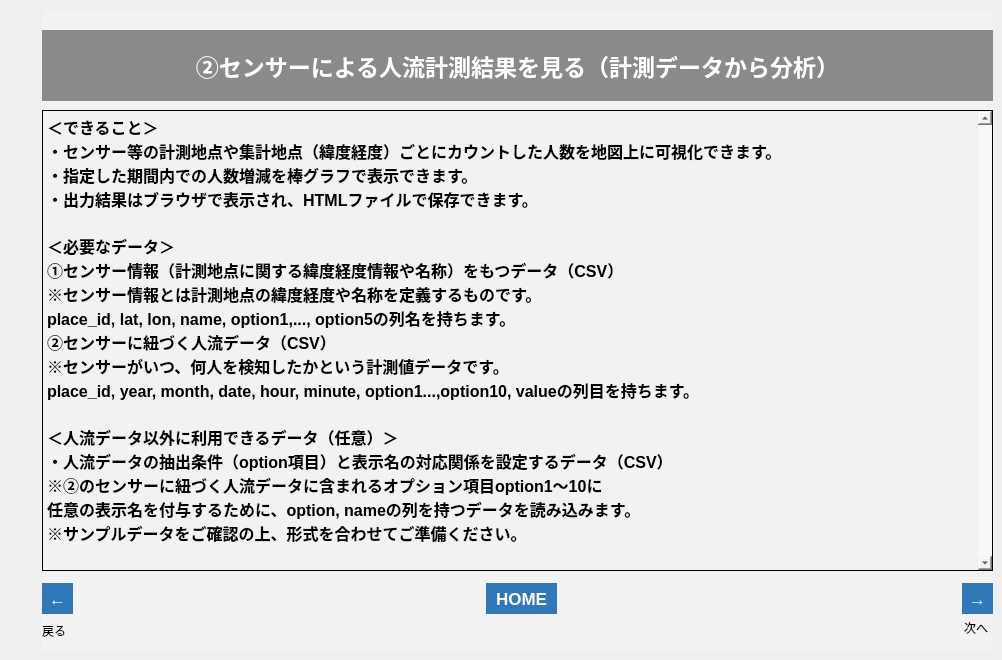
   <widget class="QWidget" name="tab_10">
    <attribute name="title">
     <string>002_1</string>
    </attribute>
    <widget class="QFrame" name="frame_11">
     <property name="geometry">
      <rect>
       <x>42</x>
       <y>10</y>
       <width>951</width>
       <height>641</height>
      </rect>
     </property>
     <property name="styleSheet">
      <string notr="true">background-color: rgb(242, 242, 242);</string>
     </property>
     <property name="frameShape">
      <enum>QFrame::NoFrame</enum>
     </property>
     <property name="frameShadow">
      <enum>QFrame::Plain</enum>
     </property>
     <property name="lineWidth">
      <number>0</number>
     </property>
     <widget class="QLabel" name="label_67">
      <property name="geometry">
       <rect>
        <x>922</x>
        <y>610</y>
        <width>31</width>
        <height>16</height>
       </rect>
      </property>
      <property name="text">
       <string>次へ</string>
      </property>
     </widget>
     <widget class="QLabel" name="label_68">
      <property name="geometry">
       <rect>
        <x>0</x>
        <y>610</y>
        <width>50</width>
        <height>21</height>
       </rect>
      </property>
      <property name="text">
       <string>戻る</string>
      </property>
     </widget>
     <widget class="QToolButton" name="btn_002_1_n">
      <property name="geometry">
       <rect>
        <x>920</x>
        <y>573</y>
        <width>31</width>
        <height>31</height>
       </rect>
      </property>
      <property name="font">
       <font>
        <pointsize>13</pointsize>
        <weight>75</weight>
        <bold>true</bold>
       </font>
      </property>
      <property name="styleSheet">
       <string notr="true">background-color: rgb(48,120,186);
color: rgb(255, 255, 255);
border: none;</string>
      </property>
      <property name="text">
       <string>→</string>
      </property>
     </widget>
     <widget class="QToolButton" name="btn_002_1_b">
      <property name="geometry">
       <rect>
        <x>0</x>
        <y>573</y>
        <width>31</width>
        <height>31</height>
       </rect>
      </property>
      <property name="font">
       <font>
        <pointsize>13</pointsize>
        <weight>75</weight>
        <bold>true</bold>
       </font>
      </property>
      <property name="styleSheet">
       <string notr="true">background-color: rgb(48,120,186);
color: rgb(255, 255, 255);
border: none;</string>
      </property>
      <property name="text">
       <string>←</string>
      </property>
     </widget>
     <widget class="QLabel" name="label_69">
      <property name="geometry">
       <rect>
        <x>0</x>
        <y>20</y>
        <width>951</width>
        <height>71</height>
       </rect>
      </property>
      <property name="font">
       <font>
        <family>游ゴシック</family>
        <pointsize>17</pointsize>
        <weight>75</weight>
        <bold>true</bold>
       </font>
      </property>
      <property name="styleSheet">
       <string notr="true">background-color: rgb(138, 138, 138);
color: rgb(255, 255, 255);</string>
      </property>
      <property name="text">
       <string>②センサーによる人流計測結果を見る（計測データから分析）</string>
      </property>
      <property name="alignment">
       <set>Qt::AlignCenter</set>
      </property>
     </widget>
     <widget class="QToolButton" name="btn_home_7">
      <property name="geometry">
       <rect>
        <x>444</x>
        <y>573</y>
        <width>71</width>
        <height>31</height>
       </rect>
      </property>
      <property name="font">
       <font>
        <pointsize>13</pointsize>
        <weight>75</weight>
        <bold>true</bold>
       </font>
      </property>
      <property name="styleSheet">
       <string notr="true">background-color: rgb(48,120,186);
color: rgb(255, 255, 255);
border: none;</string>
      </property>
      <property name="text">
       <string>HOME</string>
      </property>
     </widget>
     <widget class="QTextEdit" name="textEdit_2">
      <property name="geometry">
       <rect>
        <x>0</x>
        <y>100</y>
        <width>951</width>
        <height>461</height>
       </rect>
      </property>
      <property name="palette">
       <palette>
        <active>
         <colorrole role="Button">
          <brush brushstyle="SolidPattern">
           <color alpha="255">
            <red>242</red>
            <green>242</green>
            <blue>242</blue>
           </color>
          </brush>
         </colorrole>
         <colorrole role="Base">
          <brush brushstyle="SolidPattern">
           <color alpha="255">
            <red>242</red>
            <green>242</green>
            <blue>242</blue>
           </color>
          </brush>
         </colorrole>
         <colorrole role="Window">
          <brush brushstyle="SolidPattern">
           <color alpha="255">
            <red>242</red>
            <green>242</green>
            <blue>242</blue>
           </color>
          </brush>
         </colorrole>
         <colorrole role="Highlight">
          <brush brushstyle="SolidPattern">
           <color alpha="255">
            <red>143</red>
            <green>201</green>
            <blue>247</blue>
           </color>
          </brush>
         </colorrole>
        </active>
        <inactive>
         <colorrole role="Button">
          <brush brushstyle="SolidPattern">
           <color alpha="255">
            <red>242</red>
            <green>242</green>
            <blue>242</blue>
           </color>
          </brush>
         </colorrole>
         <colorrole role="Base">
          <brush brushstyle="SolidPattern">
           <color alpha="255">
            <red>242</red>
            <green>242</green>
            <blue>242</blue>
           </color>
          </brush>
         </colorrole>
         <colorrole role="Window">
          <brush brushstyle="SolidPattern">
           <color alpha="255">
            <red>242</red>
            <green>242</green>
            <blue>242</blue>
           </color>
          </brush>
         </colorrole>
         <colorrole role="Highlight">
          <brush brushstyle="SolidPattern">
           <color alpha="255">
            <red>143</red>
            <green>201</green>
            <blue>247</blue>
           </color>
          </brush>
         </colorrole>
        </inactive>
        <disabled>
         <colorrole role="Button">
          <brush brushstyle="SolidPattern">
           <color alpha="255">
            <red>242</red>
            <green>242</green>
            <blue>242</blue>
           </color>
          </brush>
         </colorrole>
         <colorrole role="Base">
          <brush brushstyle="SolidPattern">
           <color alpha="255">
            <red>242</red>
            <green>242</green>
            <blue>242</blue>
           </color>
          </brush>
         </colorrole>
         <colorrole role="Window">
          <brush brushstyle="SolidPattern">
           <color alpha="255">
            <red>242</red>
            <green>242</green>
            <blue>242</blue>
           </color>
          </brush>
         </colorrole>
         <colorrole role="Highlight">
          <brush brushstyle="SolidPattern">
           <color alpha="255">
            <red>143</red>
            <green>201</green>
            <blue>247</blue>
           </color>
          </brush>
         </colorrole>
        </disabled>
       </palette>
      </property>
      <property name="font">
       <font>
        <pointsize>14</pointsize>
       </font>
      </property>
      <property name="styleSheet">
       <string notr="true">selection-background-color: rgb(143, 201, 247);</string>
      </property>
      <property name="frameShape">
       <enum>QFrame::Panel</enum>
      </property>
      <property name="frameShadow">
       <enum>QFrame::Plain</enum>
      </property>
      <property name="verticalScrollBarPolicy">
       <enum>Qt::ScrollBarAlwaysOn</enum>
      </property>
      <property name="readOnly">
       <bool>true</bool>
      </property>
      <property name="html">
       <string>&lt;!DOCTYPE HTML PUBLIC &quot;-//W3C//DTD HTML 4.0//EN&quot; &quot;http://www.w3.org/TR/REC-html40/strict.dtd&quot;&gt;
&lt;html&gt;&lt;head&gt;&lt;meta name=&quot;qrichtext&quot; content=&quot;1&quot; /&gt;&lt;style type=&quot;text/css&quot;&gt;
p, li { white-space: pre-wrap; }
&lt;/style&gt;&lt;/head&gt;&lt;body style=&quot; font-family:'MS UI Gothic'; font-size:14pt; font-weight:400; font-style:normal;&quot;&gt;
&lt;p style=&quot; margin-top:0px; margin-bottom:0px; margin-left:0px; margin-right:0px; -qt-block-indent:0; text-indent:0px;&quot;&gt;&lt;span style=&quot; font-family:'游ゴシック'; font-size:12pt; font-weight:600; color:#000000;&quot;&gt;＜できること＞&lt;/span&gt;&lt;span style=&quot; font-size:12pt;&quot;&gt; &lt;/span&gt;&lt;/p&gt;
&lt;p style=&quot; margin-top:0px; margin-bottom:0px; margin-left:0px; margin-right:0px; -qt-block-indent:0; text-indent:0px;&quot;&gt;&lt;span style=&quot; font-family:'游ゴシック'; font-size:12pt; font-weight:600; color:#000000;&quot;&gt;・センサー等の計測地点や集計地点（緯度経度）ごとにカウントした人数を地図上に可視化できます。&lt;/span&gt;&lt;span style=&quot; font-size:12pt;&quot;&gt; &lt;/span&gt;&lt;/p&gt;
&lt;p style=&quot; margin-top:0px; margin-bottom:0px; margin-left:0px; margin-right:0px; -qt-block-indent:0; text-indent:0px;&quot;&gt;&lt;span style=&quot; font-family:'游ゴシック'; font-size:12pt; font-weight:600; color:#000000;&quot;&gt;・指定した期間内での人数増減を棒グラフで表示できます。&lt;/span&gt;&lt;span style=&quot; font-size:12pt;&quot;&gt; &lt;/span&gt;&lt;/p&gt;
&lt;p style=&quot; margin-top:0px; margin-bottom:0px; margin-left:0px; margin-right:0px; -qt-block-indent:0; text-indent:0px;&quot;&gt;&lt;span style=&quot; font-family:'游ゴシック'; font-size:12pt; font-weight:600; color:#000000;&quot;&gt;・出力結果はブラウザで表示され、&lt;/span&gt;&lt;span style=&quot; font-family:'Calibri'; font-size:12pt; font-weight:600; color:#000000;&quot;&gt;HTML&lt;/span&gt;&lt;span style=&quot; font-family:'游ゴシック'; font-size:12pt; font-weight:600; color:#000000;&quot;&gt;ファイルで保存できます。&lt;/span&gt;&lt;span style=&quot; font-size:12pt;&quot;&gt; &lt;/span&gt;&lt;/p&gt;
&lt;p style=&quot;-qt-paragraph-type:empty; margin-top:0px; margin-bottom:0px; margin-left:0px; margin-right:0px; -qt-block-indent:0; text-indent:0px;&quot;&gt;&lt;br /&gt;&lt;/p&gt;
&lt;p style=&quot; margin-top:0px; margin-bottom:0px; margin-left:0px; margin-right:0px; -qt-block-indent:0; text-indent:0px;&quot;&gt;&lt;span style=&quot; font-family:'游ゴシック'; font-size:12pt; font-weight:600; color:#000000;&quot;&gt;＜必要なデータ＞&lt;/span&gt;&lt;span style=&quot; font-size:12pt;&quot;&gt; &lt;/span&gt;&lt;/p&gt;
&lt;p style=&quot; margin-top:0px; margin-bottom:0px; margin-left:0px; margin-right:0px; -qt-block-indent:0; text-indent:0px;&quot;&gt;&lt;span style=&quot; font-family:'游ゴシック'; font-size:12pt; font-weight:600; color:#000000;&quot;&gt;①センサー情報（計測地点に関する緯度経度情報や名称）をもつデータ（&lt;/span&gt;&lt;span style=&quot; font-family:'Calibri'; font-size:12pt; font-weight:600; color:#000000;&quot;&gt;CSV&lt;/span&gt;&lt;span style=&quot; font-family:'游ゴシック'; font-size:12pt; font-weight:600; color:#000000;&quot;&gt;）&lt;/span&gt; &lt;/p&gt;
&lt;p style=&quot; margin-top:0px; margin-bottom:0px; margin-left:0px; margin-right:0px; -qt-block-indent:0; text-indent:0px;&quot;&gt;&lt;span style=&quot; font-family:'Calibri'; font-size:12pt; font-weight:600; color:#000000;&quot;&gt;※&lt;/span&gt;&lt;span style=&quot; font-family:'游ゴシック'; font-size:12pt; font-weight:600; color:#000000;&quot;&gt;センサー情報とは計測地点の緯度経度や名称を定義するものです。&lt;/span&gt; &lt;/p&gt;
&lt;p style=&quot; margin-top:0px; margin-bottom:0px; margin-left:0px; margin-right:0px; -qt-block-indent:0; text-indent:0px;&quot;&gt;&lt;span style=&quot; font-family:'Calibri'; font-size:12pt; font-weight:600; color:#000000;&quot;&gt;place_id, lat, lon, name, option1,..., option5&lt;/span&gt;&lt;span style=&quot; font-family:'游ゴシック'; font-size:12pt; font-weight:600; color:#000000;&quot;&gt;の列名を持ちます。&lt;/span&gt; &lt;/p&gt;
&lt;p style=&quot; margin-top:0px; margin-bottom:0px; margin-left:0px; margin-right:0px; -qt-block-indent:0; text-indent:0px;&quot;&gt;&lt;span style=&quot; font-family:'游ゴシック'; font-size:12pt; font-weight:600; color:#000000;&quot;&gt;②センサーに紐づく人流データ（&lt;/span&gt;&lt;span style=&quot; font-family:'Calibri'; font-size:12pt; font-weight:600; color:#000000;&quot;&gt;CSV&lt;/span&gt;&lt;span style=&quot; font-family:'游ゴシック'; font-size:12pt; font-weight:600; color:#000000;&quot;&gt;）&lt;/span&gt; &lt;/p&gt;
&lt;p style=&quot; margin-top:0px; margin-bottom:0px; margin-left:0px; margin-right:0px; -qt-block-indent:0; text-indent:0px;&quot;&gt;&lt;span style=&quot; font-family:'Calibri'; font-size:12pt; font-weight:600; color:#000000;&quot;&gt;※&lt;/span&gt;&lt;span style=&quot; font-family:'游ゴシック'; font-size:12pt; font-weight:600; color:#000000;&quot;&gt;センサーがいつ、何人を検知したかという計測値データです。&lt;/span&gt; &lt;/p&gt;
&lt;p style=&quot; margin-top:0px; margin-bottom:0px; margin-left:0px; margin-right:0px; -qt-block-indent:0; text-indent:0px;&quot;&gt;&lt;span style=&quot; font-family:'Calibri'; font-size:12pt; font-weight:600; color:#000000;&quot;&gt;place_id, year, month, date, hour, minute, option1...,option10, value&lt;/span&gt;&lt;span style=&quot; font-family:'游ゴシック'; font-size:12pt; font-weight:600; color:#000000;&quot;&gt;の列目を持ちます。&lt;/span&gt; &lt;/p&gt;
&lt;p style=&quot;-qt-paragraph-type:empty; margin-top:0px; margin-bottom:0px; margin-left:0px; margin-right:0px; -qt-block-indent:0; text-indent:0px;&quot;&gt;&lt;br /&gt;&lt;/p&gt;
&lt;p style=&quot; margin-top:0px; margin-bottom:0px; margin-left:0px; margin-right:0px; -qt-block-indent:0; text-indent:0px;&quot;&gt;&lt;span style=&quot; font-family:'游ゴシック'; font-size:12pt; font-weight:600; color:#000000;&quot;&gt;＜人流データ以外に利用できるデータ（任意）＞&lt;/span&gt;&lt;span style=&quot; font-size:12pt;&quot;&gt; &lt;/span&gt;&lt;/p&gt;
&lt;p style=&quot; margin-top:0px; margin-bottom:0px; margin-left:0px; margin-right:0px; -qt-block-indent:0; text-indent:0px;&quot;&gt;&lt;span style=&quot; font-family:'游ゴシック'; font-size:12pt; font-weight:600; color:#000000;&quot;&gt;・人流データの抽出条件（&lt;/span&gt;&lt;span style=&quot; font-family:'Calibri'; font-size:12pt; font-weight:600; color:#000000;&quot;&gt;option&lt;/span&gt;&lt;span style=&quot; font-family:'游ゴシック'; font-size:12pt; font-weight:600; color:#000000;&quot;&gt;項目）と表示名の対応関係を設定するデータ（&lt;/span&gt;&lt;span style=&quot; font-family:'Calibri'; font-size:12pt; font-weight:600; color:#000000;&quot;&gt;CSV&lt;/span&gt;&lt;span style=&quot; font-family:'游ゴシック'; font-size:12pt; font-weight:600; color:#000000;&quot;&gt;）&lt;/span&gt;&lt;span style=&quot; font-size:12pt;&quot;&gt; &lt;/span&gt;&lt;/p&gt;
&lt;p style=&quot; margin-top:0px; margin-bottom:0px; margin-left:0px; margin-right:0px; -qt-block-indent:0; text-indent:0px;&quot;&gt;&lt;span style=&quot; font-family:'Calibri'; font-size:12pt; font-weight:600; color:#000000;&quot;&gt;※&lt;/span&gt;&lt;span style=&quot; font-family:'游ゴシック'; font-size:12pt; font-weight:600; color:#000000;&quot;&gt;②のセンサーに紐づく人流データに含まれるオプション項目&lt;/span&gt;&lt;span style=&quot; font-family:'Calibri'; font-size:12pt; font-weight:600; color:#000000;&quot;&gt;option1&lt;/span&gt;&lt;span style=&quot; font-family:'游ゴシック'; font-size:12pt; font-weight:600; color:#000000;&quot;&gt;～&lt;/span&gt;&lt;span style=&quot; font-family:'Calibri'; font-size:12pt; font-weight:600; color:#000000;&quot;&gt;10&lt;/span&gt;&lt;span style=&quot; font-family:'游ゴシック'; font-size:12pt; font-weight:600; color:#000000;&quot;&gt;に&lt;/span&gt; &lt;/p&gt;
&lt;p style=&quot; margin-top:0px; margin-bottom:0px; margin-left:0px; margin-right:0px; -qt-block-indent:0; text-indent:0px;&quot;&gt;&lt;span style=&quot; font-family:'游ゴシック'; font-size:12pt; font-weight:600; color:#000000;&quot;&gt;任意の表示名を付与するために、&lt;/span&gt;&lt;span style=&quot; font-family:'Calibri'; font-size:12pt; font-weight:600; color:#000000;&quot;&gt;option, name&lt;/span&gt;&lt;span style=&quot; font-family:'游ゴシック'; font-size:12pt; font-weight:600; color:#000000;&quot;&gt;の列を持つデータを読み込みます。&lt;/span&gt; &lt;/p&gt;
&lt;p style=&quot; margin-top:0px; margin-bottom:0px; margin-left:0px; margin-right:0px; -qt-block-indent:0; text-indent:0px;&quot;&gt;&lt;span style=&quot; font-family:'Calibri'; font-size:12pt; font-weight:600; color:#000000;&quot;&gt;※&lt;/span&gt;&lt;span style=&quot; font-family:'游ゴシック'; font-size:12pt; font-weight:600; color:#000000;&quot;&gt;サンプルデータをご確認の上、形式を合わせてご準備ください。&lt;/span&gt; &lt;/p&gt;&lt;/body&gt;&lt;/html&gt;</string>
      </property>
     </widget>
    </widget>
   </widget>
